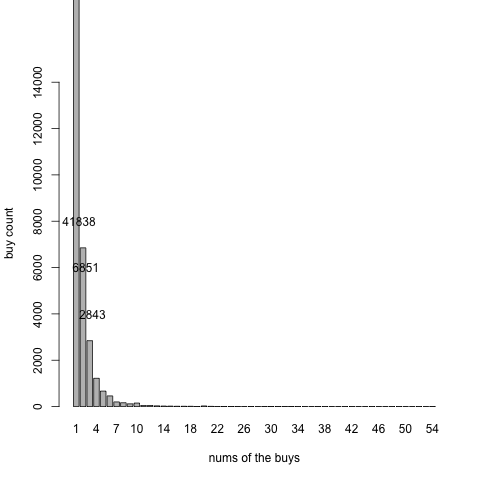

The R source for this figure:
png('num_of_buy_stat.png')
v<-c(41838, 6851, 2843, 1219, 667, 460, 200, 165, 118, 151, 48, 45, 31, 22, 19, 12, 12, 11, 1, 27, 8, 5, 3, 1, 4, 0, 1, 0, 1, 3, 1, 1, 2, 0, 0, 0, 1, 0, 0, 0, 0, 0, 0, 0, 0, 0, 0, 0, 0, 0, 0, 0, 0, 1)
names(v) <- seq(1, length(v))
g = barplot(v, ylab = "buy count", xlab = "nums of the buys", ylim=c(0,15000))
text(0.5 + g[1], 8000, v[1])
text(0.5 + g[2], 6000, v[2])
text(0.5 + g[3], 4000, v[3])
dev.off()
